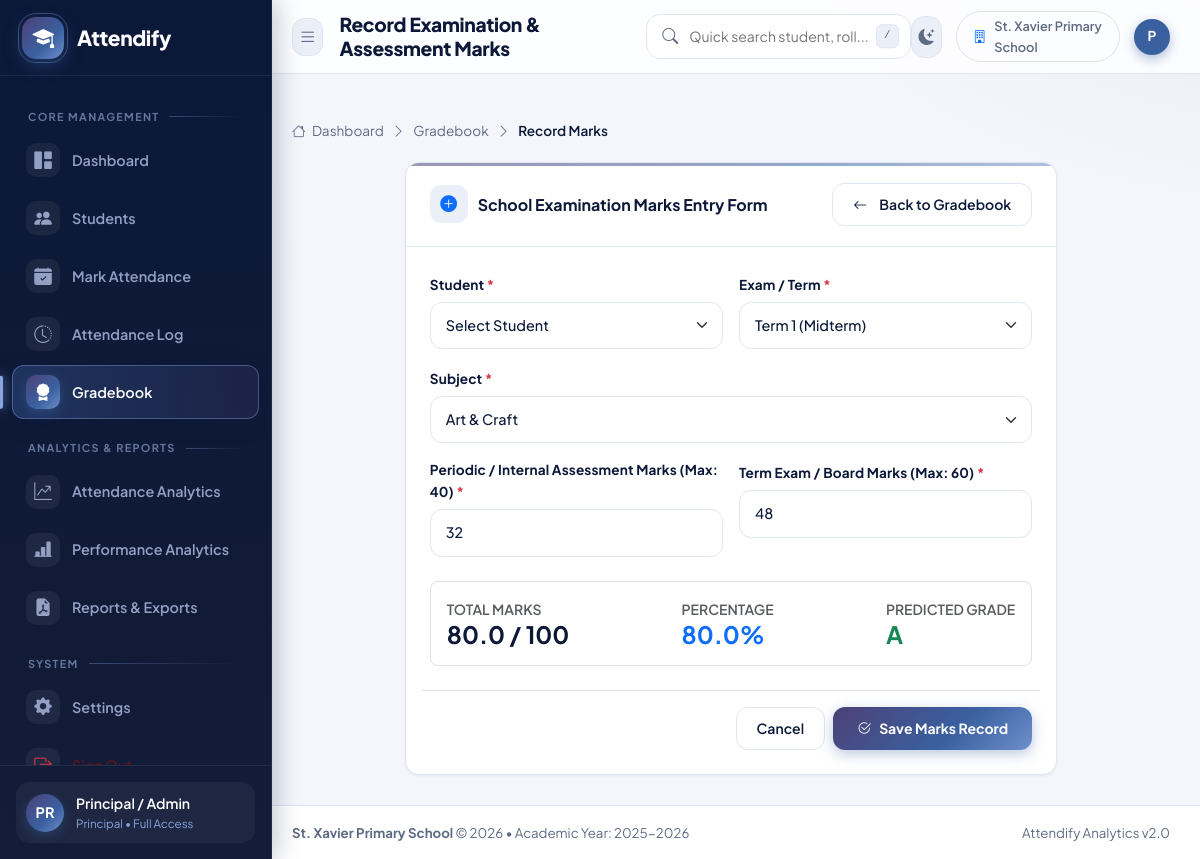
Screenshot of /performance/add (signed in) with the database file from the repository.
### tables this page shows
CREATE TABLE settings (
            id INTEGER PRIMARY KEY AUTOINCREMENT,
            institution_name TEXT NOT NULL DEFAULT 'St. Xavier Primary School',
            attendance_threshold REAL NOT NULL DEFAULT 75.0,
            academic_year TEXT NOT NULL DEFAULT '2025-2026',
            contact_email TEXT DEFAULT 'principal@stxavierschool.edu',
            department TEXT DEFAULT 'Primary School Wing'
        );

### app.py (the view, shortened to what this page needs)
@app.route('/performance/add', methods=['GET', 'POST'])
@login_required
def add_performance_view():
    t_standard, t_division = get_scope()
    students = get_all_students(class_name=t_standard or None, division=t_division or None)
    subjects = get_distinct_subjects()
    semesters = ["Term 1 (Midterm)", "Term 2 (Final)", "Unit Test 1", "Unit Test 2", "Annual Exam"]
    prefilled_student_id = request.args.get('student_id', type=int)
    return render_template(
        'add_performance.html',
        students=students,
        subjects=subjects,
        semesters=semesters,
        prefilled_student_id=prefilled_student_id
    )

### app.py (called while the page is built)
def login_required(f):
    @wraps(f)
    def decorated_function(*args, **kwargs):
        if not session.get('logged_in'):
            flash("Please sign in to access this page.", "warning")
            return redirect(url_for('login', next=request.url))
        return f(*args, **kwargs)
    return decorated_function

def get_scope():
    if session.get('role') == 'Principal':
        return '', ''
    return session.get('standard', ''), session.get('division', '')

@app.context_processor
def inject_global_context():
    settings = get_system_settings()
    return {
        'current_year': datetime.now().year,
        'system_settings': settings,
        'app_name': 'Attendify'
    }

### backend/database.py (called while the page is built)
def get_db_connection():
    conn = sqlite3.connect(DB_PATH)
    conn.row_factory = sqlite3.Row
    conn.execute("PRAGMA foreign_keys = ON;")
    return conn

def calculate_grade(percentage):
    if percentage >= 90:
        return 'A+'
    elif percentage >= 80:
        return 'A'
    elif percentage >= 70:
        return 'B+'
    elif percentage >= 60:
        return 'B'
    elif percentage >= 50:
        return 'C'
    elif percentage >= 40:
        return 'D'
    else:
        return 'F'

### modules/attendance.py (called while the page is built)
def get_distinct_subjects():
    conn = get_db_connection()
    rows1 = conn.execute("SELECT DISTINCT subject FROM attendance WHERE subject IS NOT NULL AND subject != ''").fetchall()
    rows2 = conn.execute("SELECT DISTINCT subject FROM performance WHERE subject IS NOT NULL AND subject != ''").fetchall()
    conn.close()
    subjects = set([r['subject'] for r in rows1] + [r['subject'] for r in rows2])
    if not subjects:
        subjects = {"Mathematics", "Science", "English", "Social Science", "Computer Science", "Hindi"}
    return sorted(list(subjects))

### modules/reports.py (called while the page is built, shortened)
def get_system_settings():
    conn = get_db_connection()
    row = conn.execute("SELECT * FROM settings WHERE id = 1").fetchone()
    conn.close()
    if row:
        return dict(row)

### templates/add_performance.html (shortened to what this page needs)
{% extends "base.html" %}
{% block page_title %}Record Examination & Assessment Marks{% endblock %}
{% block content %}
<div class="breadcrumb-modern">
    <a href="{{ url_for('dashboard') }}"><i class="bi bi-house me-1"></i> Dashboard</a>
    <i class="bi bi-chevron-right"></i>
    <a href="{{ url_for('performance_list') }}">Gradebook</a>
    <i class="bi bi-chevron-right"></i>
    <span class="active">Record Marks</span>
</div>
<div class="row justify-content-center">
    <div class="col-12 col-xl-9">
        <div class="card-modern">
            <div class="card-header-modern">
                <h5 class="card-title-modern">
                    <i class="bi bi-plus-circle-fill text-primary"></i> School Examination Marks Entry Form
                </h5>
                <a href="{{ url_for('performance_list') }}" class="btn btn-sm btn-outline-modern">
                    <i class="bi bi-arrow-left me-1"></i> Back to Gradebook
                </a>
            </div>
            <div class="card-body-modern">
                <form method="POST" action="{{ url_for('add_performance_view') }}" id="perfForm">
                    <div class="row g-3">
                        <div class="col-12 col-md-6">
                            <label for="student_id" class="form-label">Student <span class="text-danger">*</span></label>
                            <select name="student_id" id="student_id" class="form-select" required>
                                <option value="">Select Student</option>
                            </select>
                        </div>
                        <div class="col-12 col-md-6">
                            <label for="semester" class="form-label">Exam / Term <span class="text-danger">*</span></label>
                            <select name="semester" id="semester" class="form-select" required>
                                {% for sem in semesters %}
                                    <option value="{{ sem }}">{{ sem }}</option>
                                {% endfor %}
                            </select>
                        </div>
                        <div class="col-12">
                            <label for="subject" class="form-label">Subject <span class="text-danger">*</span></label>
                            <select name="subject" id="subject" class="form-select" required>
                                {% for sub in subjects %}
                                    <option value="{{ sub }}">{{ sub }}</option>
                                {% endfor %}
                            </select>
                        </div>
                        <div class="col-12 col-md-6">
                            <label for="internal_marks" class="form-label">Periodic / Internal Assessment Marks (Max: 40) <span class="text-danger">*</span></label>
                            <input type="number" step="0.5" min="0" max="40" class="form-control" id="internal_marks" name="internal_marks" required placeholder="0 - 40" value="32">
                        </div>
                        <div class="col-12 col-md-6">
                            <label for="external_marks" class="form-label">Term Exam / Board Marks (Max: 60) <span class="text-danger">*</span></label>
                            <input type="number" step="0.5" min="0" max="60" class="form-control" id="external_marks" name="external_marks" required placeholder="0 - 60" value="48">
                        </div>
                        <div class="col-12 mt-4">
                            <div class="p-3 bg-subtle rounded-3 border d-flex flex-wrap align-items-center justify-content-between gap-3">
                                <div>
                                    <div class="text-muted small fw-semibold">TOTAL MARKS</div>
                                    <h4 class="fw-bold text-main mb-0" id="previewTotal">80.0 / 100</h4>
                                </div>
                                <div>
                                    <div class="text-muted small fw-semibold">PERCENTAGE</div>
                                    <h4 class="fw-bold text-primary mb-0" id="previewPct">80.0%</h4>
                                </div>
                                <div>
                                    <div class="text-muted small fw-semibold">PREDICTED GRADE</div>
                                    <h4 class="fw-bold text-success mb-0" id="previewGrade">A</h4>
                                </div>
                            </div>
                        </div>
                        <div class="col-12 mt-4 pt-3 border-top d-flex justify-content-end gap-2">
                            <a href="{{ url_for('performance_list') }}" class="btn btn-outline-modern">Cancel</a>
                            <button type="submit" class="btn btn-primary-modern px-4">
                                <i class="bi bi-check2-circle"></i> Save Marks Record
                            </button>
                        </div>
                    </div>
                </form>
            </div>
        </div>
    </div>
</div>
{% endblock %}

### templates/base.html (shortened to what this page needs)
<!DOCTYPE html>
<html lang="en" data-bs-theme="light">
<head>
    <link href="https://cdn.jsdelivr.net/npm/bootstrap@5.3.3/dist/css/bootstrap.min.css" rel="stylesheet">
    <link rel="stylesheet" href="https://cdn.jsdelivr.net/npm/bootstrap-icons@1.11.3/font/bootstrap-icons.min.css">
    <link rel="stylesheet" href="https://cdnjs.cloudflare.com/ajax/libs/font-awesome/6.5.1/css/all.min.css">
    <link rel="stylesheet" href="{{ url_for('static', filename='css/style.css') }}">
</head>
<body>
<div class="app-wrapper">
    <aside class="app-sidebar" id="appSidebar">
        <div class="sidebar-header">
            <a href="{{ url_for('dashboard') }}" class="brand-logo">
                <div class="brand-icon">
                    <i class="bi bi-mortarboard-fill"></i>
                </div>
                <span>Attendify</span>
            </a>
        </div>
        <div class="sidebar-nav">
            <div class="nav-section-title">Core Management</div>
            <a href="{{ url_for('dashboard') }}" class="nav-link {% if request.endpoint == 'dashboard' %}active{% endif %}">
                <i class="bi bi-grid-1x2-fill"></i>
                <span>Dashboard</span>
            </a>
            <a href="{{ url_for('students_list') }}" class="nav-link {% if 'student' in request.endpoint and request.endpoint != 'report_student' %}active{% endif %}">
                <i class="bi bi-people-fill"></i>
                <span>Students</span>
            </a>
            <a href="{{ url_for('attendance_view') }}" class="nav-link {% if request.endpoint == 'attendance_view' %}active{% endif %}">
                <i class="bi bi-calendar-check-fill"></i>
                <span>Mark Attendance</span>
            </a>
            <a href="{{ url_for('attendance_history') }}" class="nav-link {% if request.endpoint == 'attendance_history' %}active{% endif %}">
                <i class="bi bi-clock-history"></i>
                <span>Attendance Log</span>
            </a>
            <a href="{{ url_for('performance_list') }}" class="nav-link {% if 'performance' in request.endpoint and request.endpoint != 'performance_analysis' %}active{% endif %}">
                <i class="bi bi-award-fill"></i>
                <span>Gradebook</span>
            </a>
            <div class="nav-section-title">Analytics & Reports</div>
            <a href="{{ url_for('attendance_analysis') }}" class="nav-link {% if request.endpoint == 'attendance_analysis' %}active{% endif %}">
                <i class="bi bi-graph-up-arrow"></i>
                <span>Attendance Analytics</span>
            </a>
            <a href="{{ url_for('performance_analysis') }}" class="nav-link {% if request.endpoint == 'performance_analysis' %}active{% endif %}">
                <i class="bi bi-bar-chart-line-fill"></i>
                <span>Performance Analytics</span>
            </a>
            <a href="{{ url_for('reports_hub') }}" class="nav-link {% if 'report' in request.endpoint %}active{% endif %}">
                <i class="bi bi-file-earmark-pdf-fill"></i>
                <span>Reports & Exports</span>
            </a>
            <div class="nav-section-title">System</div>
            {% if session.get('role') == 'Principal' %}
            <a href="{{ url_for('settings_view') }}" class="nav-link {% if request.endpoint == 'settings_view' %}active{% endif %}">
                <i class="bi bi-gear-fill"></i>
                <span>Settings</span>
            </a>
            {% endif %}
            <a href="{{ url_for('logout') }}" class="nav-link text-danger-emphasis">
                <i class="bi bi-box-arrow-right text-danger"></i>
                <span>Sign Out</span>
            </a>
        </div>
        <div class="sidebar-footer">
            <div class="user-snippet">
                <div class="user-avatar">
                    {{ session.get('full_name', 'Admin')[:2].upper() }}
                </div>
                <div class="overflow-hidden">
                    <div class="text-white text-truncate fw-semibold" style="font-size: 0.88rem;">{{ session.get('full_name', 'Administrator') }}</div>
                    {% if session.get('role') == 'Principal' %}
                        <div class="text-truncate" style="font-size: 0.72rem; color: #88a5e0;">Principal &bull; Full Access</div>
                    {% else %}
                        <div class="text-truncate" style="font-size: 0.72rem; color: #88a5e0;">Class Teacher &bull; {{ session.get('standard', '') }}-{{ session.get('division', '') }}</div>
                    {% endif %}
                </div>
            </div>
        </div>
    </aside>
    <div class="app-main">
        <header class="top-navbar">
            <div class="navbar-left">
                <button class="sidebar-toggle-btn" id="sidebarToggle" title="Toggle Navigation">
                    <i class="bi bi-list"></i>
                </button>
                <h1 class="page-header-title">{% block page_title %}Dashboard{% endblock %}</h1>
            </div>
            <div class="navbar-search d-none d-md-block">
                <i class="bi bi-search"></i>
                <input type="text" id="globalSearchInput" placeholder="Quick search student, roll..." autocomplete="off">
                <kbd>/</kbd>
            </div>
            <div class="navbar-right">
                <button class="nav-icon-btn" id="themeToggleBtn" title="Toggle Dark/Light Mode">
                    <i class="bi bi-moon-stars-fill" id="themeIcon"></i>
                </button>
                <div class="d-none d-lg-flex align-items-center gap-2 px-3 py-1 bg-subtle rounded-pill border" style="font-size: 0.8rem; font-weight: 600; color: var(--text-muted);">
                    <i class="bi bi-building text-primary"></i>
                    <span>{{ system_settings.institution_name }}</span>
                </div>
                <div class="dropdown">
                    <button class="btn p-0 border-0 d-flex align-items-center gap-2" type="button" data-bs-toggle="dropdown" aria-expanded="false">
                        <div class="user-avatar" style="width: 36px; height: 36px; font-size: 0.85rem; background: var(--primary); color: #fff;">
                            {{ session.get('full_name', 'Admin')[:1].upper() }}
                        </div>
                    </button>
                </div>
            </div>
        </header>
        <div class="container-fluid px-4 pt-3">
        </div>
        <main class="page-container">
            {% block content %}{% endblock %}
        </main>
        <footer class="app-footer">
            <div>
                <strong>{{ system_settings.institution_name }}</strong> &copy; {{ current_year }} &bull; Academic Year: {{ system_settings.academic_year }}
            </div>
            <div>
                <span>Attendify Analytics v2.0</span>
            </div>
        </footer>
    </div>
</div>
</body>
</html>

### rows the page displays
settings: institution_name "St. Xavier Primary School", academic_year "2025-2026"

### other values shown
{{ session.get('full_name', 'Admin')[:2].upper() }} "PR"
{{ session.get('full_name', 'Administrator') }} "Principal / Admin"
{{ session.get('full_name', 'Admin')[:1].upper() }} "P"
form field semester "Term 1 (Midterm)"
form field subject "Art & Craft"
